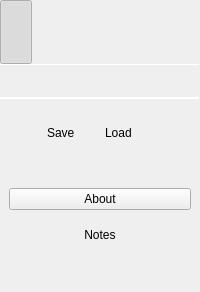
     <widget class="adiscope::MenuAnim" name="menu" native="true">
      <property name="sizePolicy">
       <sizepolicy hsizetype="Preferred" vsizetype="Preferred">
        <horstretch>0</horstretch>
        <verstretch>0</verstretch>
       </sizepolicy>
      </property>
      <property name="minimumSize">
       <size>
        <width>64</width>
        <height>0</height>
       </size>
      </property>
      <property name="styleSheet">
       <string notr="true"/>
      </property>
      <layout class="QVBoxLayout" name="verticalLayout">
       <property name="spacing">
        <number>0</number>
       </property>
       <property name="leftMargin">
        <number>0</number>
       </property>
       <property name="topMargin">
        <number>0</number>
       </property>
       <property name="rightMargin">
        <number>0</number>
       </property>
       <item>
        <widget class="QWidget" name="menuControl" native="true">
         <property name="autoFillBackground">
          <bool>false</bool>
         </property>
         <property name="tool_launcher_custom_widget" stdset="0">
          <bool>true</bool>
         </property>
         <layout class="QHBoxLayout" name="horizontalLayout_8">
          <property name="spacing">
           <number>15</number>
          </property>
          <property name="leftMargin">
           <number>0</number>
          </property>
          <property name="topMargin">
           <number>0</number>
          </property>
          <property name="rightMargin">
           <number>0</number>
          </property>
          <property name="bottomMargin">
           <number>0</number>
          </property>
          <item>
           <widget class="QPushButton" name="btnMenu">
            <property name="minimumSize">
             <size>
              <width>32</width>
              <height>64</height>
             </size>
            </property>
            <property name="maximumSize">
             <size>
              <width>32</width>
              <height>64</height>
             </size>
            </property>
            <property name="text">
             <string/>
            </property>
            <property name="iconSize">
             <size>
              <width>32</width>
              <height>32</height>
             </size>
            </property>
            <property name="checkable">
             <bool>true</bool>
            </property>
            <property name="checked">
             <bool>true</bool>
            </property>
            <property name="flat">
             <bool>true</bool>
            </property>
            <property name="tool_launcher_custom_widget" stdset="0">
             <bool>true</bool>
            </property>
            <property name="menu_icon" stdset="0">
             <bool>true</bool>
            </property>
           </widget>
          </item>
          <item>
           <widget class="QWidget" name="widget_2" native="true">
            <property name="sizePolicy">
             <sizepolicy hsizetype="Minimum" vsizetype="Fixed">
              <horstretch>0</horstretch>
              <verstretch>0</verstretch>
             </sizepolicy>
            </property>
            <property name="minimumSize">
             <size>
              <width>0</width>
              <height>0</height>
             </size>
            </property>
            <property name="maximumSize">
             <size>
              <width>16777215</width>
              <height>64</height>
             </size>
            </property>
            <property name="scopy_logo" stdset="0">
             <bool>true</bool>
            </property>
           </widget>
          </item>
          <item>
           <spacer name="horizontalSpacer_3">
            <property name="orientation">
             <enum>Qt::Horizontal</enum>
            </property>
            <property name="sizeType">
             <enum>QSizePolicy::Fixed</enum>
            </property>
            <property name="sizeHint" stdset="0">
             <size>
              <width>32</width>
              <height>20</height>
             </size>
            </property>
           </spacer>
          </item>
         </layout>
        </widget>
       </item>
       <item>
        <widget class="Line" name="line_3">
         <property name="minimumSize">
          <size>
           <width>0</width>
           <height>1</height>
          </size>
         </property>
         <property name="maximumSize">
          <size>
           <width>16777215</width>
           <height>1</height>
          </size>
         </property>
         <property name="frameShadow">
          <enum>QFrame::Sunken</enum>
         </property>
         <property name="lineWidth">
          <number>1</number>
         </property>
         <property name="orientation">
          <enum>Qt::Horizontal</enum>
         </property>
         <property name="line_separator" stdset="0">
          <bool>true</bool>
         </property>
        </widget>
       </item>
       <item>
        <widget class="QWidget" name="home" native="true">
         <property name="maximumSize">
          <size>
           <width>16777215</width>
           <height>16777215</height>
          </size>
         </property>
         <property name="tool_launcher_custom_widget" stdset="0">
          <bool>true</bool>
         </property>
         <layout class="QHBoxLayout" name="horizontalLayout_7">
          <property name="spacing">
           <number>2</number>
          </property>
          <property name="leftMargin">
           <number>6</number>
          </property>
          <property name="topMargin">
           <number>0</number>
          </property>
          <property name="rightMargin">
           <number>2</number>
          </property>
          <property name="bottomMargin">
           <number>0</number>
          </property>
          <item>
           <widget class="QPushButton" name="btnHome">
            <property name="sizePolicy">
             <sizepolicy hsizetype="Minimum" vsizetype="Minimum">
              <horstretch>0</horstretch>
              <verstretch>0</verstretch>
             </sizepolicy>
            </property>
            <property name="minimumSize">
             <size>
              <width>32</width>
              <height>32</height>
             </size>
            </property>
            <property name="maximumSize">
             <size>
              <width>16777215</width>
              <height>16777215</height>
             </size>
            </property>
            <property name="iconSize">
             <size>
              <width>32</width>
              <height>32</height>
             </size>
            </property>
            <property name="checkable">
             <bool>true</bool>
            </property>
            <property name="flat">
             <bool>true</bool>
            </property>
            <property name="tool_launcher_custom_widget" stdset="0">
             <bool>true</bool>
            </property>
            <attribute name="buttonGroup">
             <string notr="true">buttonGroup_2</string>
            </attribute>
           </widget>
          </item>
          <item>
           <spacer name="horizontalSpacer">
            <property name="orientation">
             <enum>Qt::Horizontal</enum>
            </property>
            <property name="sizeType">
             <enum>QSizePolicy::Fixed</enum>
            </property>
            <property name="sizeHint" stdset="0">
             <size>
              <width>32</width>
              <height>0</height>
             </size>
            </property>
           </spacer>
          </item>
         </layout>
        </widget>
       </item>
       <item>
        <widget class="Line" name="line_2">
         <property name="minimumSize">
          <size>
           <width>0</width>
           <height>1</height>
          </size>
         </property>
         <property name="maximumSize">
          <size>
           <width>16777215</width>
           <height>1</height>
          </size>
         </property>
         <property name="frameShadow">
          <enum>QFrame::Sunken</enum>
         </property>
         <property name="orientation">
          <enum>Qt::Horizontal</enum>
         </property>
         <property name="line_separator" stdset="0">
          <bool>true</bool>
         </property>
        </widget>
       </item>
       <item>
        <widget class="QWidget" name="menuContainer" native="true">
         <layout class="QVBoxLayout" name="menuContainerLayout">
          <property name="spacing">
           <number>0</number>
          </property>
          <property name="leftMargin">
           <number>0</number>
          </property>
          <property name="topMargin">
           <number>0</number>
          </property>
          <property name="rightMargin">
           <number>0</number>
          </property>
          <property name="bottomMargin">
           <number>0</number>
          </property>
         </layout>
        </widget>
       </item>
       <item>
        <widget class="Line" name="line">
         <property name="minimumSize">
          <size>
           <width>0</width>
           <height>1</height>
          </size>
         </property>
         <property name="maximumSize">
          <size>
           <width>16777215</width>
           <height>1</height>
          </size>
         </property>
         <property name="frameShadow">
          <enum>QFrame::Sunken</enum>
         </property>
         <property name="orientation">
          <enum>Qt::Horizontal</enum>
         </property>
         <property name="line_separator" stdset="0">
          <bool>true</bool>
         </property>
        </widget>
       </item>
       <item>
        <spacer name="horizontalSpacer_10">
         <property name="orientation">
          <enum>Qt::Horizontal</enum>
         </property>
         <property name="sizeType">
          <enum>QSizePolicy::Fixed</enum>
         </property>
         <property name="sizeHint" stdset="0">
          <size>
           <width>200</width>
           <height>20</height>
          </size>
         </property>
        </spacer>
       </item>
       <item>
        <widget class="QWidget" name="saveLoadWidget" native="true">
         <property name="maximumSize">
          <size>
           <width>200</width>
           <height>16777215</height>
          </size>
         </property>
         <layout class="QVBoxLayout" name="verticalLayout_5">
          <property name="spacing">
           <number>0</number>
          </property>
          <property name="leftMargin">
           <number>0</number>
          </property>
          <property name="topMargin">
           <number>0</number>
          </property>
          <property name="rightMargin">
           <number>0</number>
          </property>
          <property name="bottomMargin">
           <number>0</number>
          </property>
          <item>
           <layout class="QHBoxLayout" name="horizontalLayout_4">
            <property name="spacing">
             <number>2</number>
            </property>
            <property name="leftMargin">
             <number>10</number>
            </property>
            <property name="rightMargin">
             <number>10</number>
            </property>
            <item>
             <widget class="QWidget" name="Save" native="true">
              <property name="enabled">
               <bool>true</bool>
              </property>
              <property name="maximumSize">
               <size>
                <width>16777215</width>
                <height>16777215</height>
               </size>
              </property>
              <property name="tool_launcher_custom_widget" stdset="0">
               <bool>true</bool>
              </property>
              <layout class="QHBoxLayout" name="horizontalLayout_5">
               <property name="spacing">
                <number>4</number>
               </property>
               <property name="leftMargin">
                <number>0</number>
               </property>
               <property name="topMargin">
                <number>3</number>
               </property>
               <property name="rightMargin">
                <number>0</number>
               </property>
               <property name="bottomMargin">
                <number>3</number>
               </property>
               <item>
                <spacer name="horizontalSpacer_12">
                 <property name="orientation">
                  <enum>Qt::Horizontal</enum>
                 </property>
                 <property name="sizeType">
                  <enum>QSizePolicy::Preferred</enum>
                 </property>
                 <property name="sizeHint" stdset="0">
                  <size>
                   <width>40</width>
                   <height>20</height>
                  </size>
                 </property>
                </spacer>
               </item>
               <item>
                <widget class="QPushButton" name="saveBtn">
                 <property name="enabled">
                  <bool>true</bool>
                 </property>
                 <property name="sizePolicy">
                  <sizepolicy hsizetype="Preferred" vsizetype="Preferred">
                   <horstretch>0</horstretch>
                   <verstretch>0</verstretch>
                  </sizepolicy>
                 </property>
                 <property name="maximumSize">
                  <size>
                   <width>20</width>
                   <height>16777215</height>
                  </size>
                 </property>
                 <property name="styleSheet">
                  <string notr="true"/>
                 </property>
                 <property name="text">
                  <string/>
                 </property>
                 <property name="flat">
                  <bool>true</bool>
                 </property>
                 <property name="save_logo" stdset="0">
                  <bool>true</bool>
                 </property>
                </widget>
               </item>
               <item>
                <widget class="QLabel" name="saveLbl">
                 <property name="sizePolicy">
                  <sizepolicy hsizetype="Fixed" vsizetype="Preferred">
                   <horstretch>0</horstretch>
                   <verstretch>0</verstretch>
                  </sizepolicy>
                 </property>
                 <property name="maximumSize">
                  <size>
                   <width>16777215</width>
                   <height>16777215</height>
                  </size>
                 </property>
                 <property name="text">
                  <string>Save</string>
                 </property>
                </widget>
               </item>
               <item>
                <spacer name="horizontalSpacer_6">
                 <property name="orientation">
                  <enum>Qt::Horizontal</enum>
                 </property>
                 <property name="sizeType">
                  <enum>QSizePolicy::Preferred</enum>
                 </property>
                 <property name="sizeHint" stdset="0">
                  <size>
                   <width>40</width>
                   <height>20</height>
                  </size>
                 </property>
                </spacer>
               </item>
              </layout>
             </widget>
            </item>
            <item>
             <widget class="QWidget" name="Load" native="true">
              <property name="enabled">
               <bool>true</bool>
              </property>
              <property name="maximumSize">
               <size>
                <width>16777215</width>
                <height>16777215</height>
               </size>
              </property>
              <property name="tool_launcher_custom_widget" stdset="0">
               <bool>true</bool>
              </property>
              <layout class="QHBoxLayout" name="horizontalLayout_6">
               <property name="spacing">
                <number>4</number>
               </property>
               <property name="leftMargin">
                <number>0</number>
               </property>
               <property name="topMargin">
                <number>3</number>
               </property>
               <property name="rightMargin">
                <number>0</number>
               </property>
               <property name="bottomMargin">
                <number>3</number>
               </property>
               <item>
                <spacer name="horizontalSpacer_11">
                 <property name="orientation">
                  <enum>Qt::Horizontal</enum>
                 </property>
                 <property name="sizeType">
                  <enum>QSizePolicy::Preferred</enum>
                 </property>
                 <property name="sizeHint" stdset="0">
                  <size>
                   <width>40</width>
                   <height>20</height>
                  </size>
                 </property>
                </spacer>
               </item>
               <item>
                <widget class="QLabel" name="loadLbl">
                 <property name="sizePolicy">
                  <sizepolicy hsizetype="Fixed" vsizetype="Preferred">
                   <horstretch>0</horstretch>
                   <verstretch>0</verstretch>
                  </sizepolicy>
                 </property>
                 <property name="maximumSize">
                  <size>
                   <width>16777215</width>
                   <height>16777215</height>
                  </size>
                 </property>
                 <property name="text">
                  <string>Load</string>
                 </property>
                </widget>
               </item>
               <item>
                <widget class="QPushButton" name="loadBtn">
                 <property name="sizePolicy">
                  <sizepolicy hsizetype="Preferred" vsizetype="Preferred">
                   <horstretch>0</horstretch>
                   <verstretch>0</verstretch>
                  </sizepolicy>
                 </property>
                 <property name="minimumSize">
                  <size>
                   <width>0</width>
                   <height>0</height>
                  </size>
                 </property>
                 <property name="maximumSize">
                  <size>
                   <width>16777215</width>
                   <height>12312313</height>
                  </size>
                 </property>
                 <property name="styleSheet">
                  <string notr="true"/>
                 </property>
                 <property name="text">
                  <string/>
                 </property>
                 <property name="flat">
                  <bool>true</bool>
                 </property>
                 <property name="load_logo" stdset="0">
                  <bool>true</bool>
                 </property>
                </widget>
               </item>
               <item>
                <spacer name="horizontalSpacer_8">
                 <property name="orientation">
                  <enum>Qt::Horizontal</enum>
                 </property>
                 <property name="sizeType">
                  <enum>QSizePolicy::Preferred</enum>
                 </property>
                 <property name="sizeHint" stdset="0">
                  <size>
                   <width>40</width>
                   <height>20</height>
                  </size>
                 </property>
                </spacer>
               </item>
              </layout>
             </widget>
            </item>
           </layout>
          </item>
         </layout>
         <zorder></zorder>
        </widget>
       </item>
       <item>
        <widget class="QWidget" name="preference" native="true">
         <property name="minimumSize">
          <size>
           <width>0</width>
           <height>0</height>
          </size>
         </property>
         <property name="maximumSize">
          <size>
           <width>200</width>
           <height>16777215</height>
          </size>
         </property>
         <property name="tool_launcher_custom_widget" stdset="0">
          <bool>true</bool>
         </property>
         <layout class="QHBoxLayout" name="horizontalLayout_9">
          <property name="spacing">
           <number>0</number>
          </property>
          <property name="leftMargin">
           <number>0</number>
          </property>
          <property name="topMargin">
           <number>0</number>
          </property>
          <property name="rightMargin">
           <number>0</number>
          </property>
          <property name="bottomMargin">
           <number>0</number>
          </property>
          <item>
           <layout class="QHBoxLayout" name="horizontalLayout_2">
            <property name="leftMargin">
             <number>10</number>
            </property>
            <property name="topMargin">
             <number>0</number>
            </property>
            <property name="rightMargin">
             <number>10</number>
            </property>
            <item>
             <spacer name="horizontalSpacer_13">
              <property name="orientation">
               <enum>Qt::Horizontal</enum>
              </property>
              <property name="sizeType">
               <enum>QSizePolicy::Preferred</enum>
              </property>
              <property name="sizeHint" stdset="0">
               <size>
                <width>25</width>
                <height>20</height>
               </size>
              </property>
             </spacer>
            </item>
            <item>
             <widget class="QPushButton" name="prefBtn">
              <property name="sizePolicy">
               <sizepolicy hsizetype="Minimum" vsizetype="Minimum">
                <horstretch>0</horstretch>
                <verstretch>0</verstretch>
               </sizepolicy>
              </property>
              <property name="minimumSize">
               <size>
                <width>32</width>
                <height>32</height>
               </size>
              </property>
              <property name="maximumSize">
               <size>
                <width>16777215</width>
                <height>16777215</height>
               </size>
              </property>
              <property name="iconSize">
               <size>
                <width>64</width>
                <height>32</height>
               </size>
              </property>
              <property name="checkable">
               <bool>true</bool>
              </property>
              <property name="flat">
               <bool>true</bool>
              </property>
              <property name="tool_launcher_custom_widget" stdset="0">
               <bool>true</bool>
              </property>
              <property name="preferences_icon" stdset="0">
               <bool>true</bool>
              </property>
              <attribute name="buttonGroup">
               <string notr="true">buttonGroup_2</string>
              </attribute>
             </widget>
            </item>
            <item>
             <spacer name="horizontalSpacer_9">
              <property name="orientation">
               <enum>Qt::Horizontal</enum>
              </property>
              <property name="sizeType">
               <enum>QSizePolicy::Preferred</enum>
              </property>
              <property name="sizeHint" stdset="0">
               <size>
                <width>25</width>
                <height>20</height>
               </size>
              </property>
             </spacer>
            </item>
           </layout>
          </item>
         </layout>
        </widget>
       </item>
       <item>
        <widget class="QWidget" name="aboutWidget" native="true">
         <property name="maximumSize">
          <size>
           <width>200</width>
           <height>16777215</height>
          </size>
         </property>
         <property name="tool_launcher_custom_widget" stdset="0">
          <bool>true</bool>
         </property>
         <layout class="QHBoxLayout" name="horizontalLayout_12">
          <item>
           <widget class="QPushButton" name="btnAbout">
            <property name="styleSheet">
             <string notr="true">text-align:center</string>
            </property>
            <property name="text">
             <string>About</string>
            </property>
            <property name="tool_launcher_custom_widget" stdset="0">
             <bool>true</bool>
            </property>
           </widget>
          </item>
         </layout>
        </widget>
       </item>
       <item>
        <widget class="QWidget" name="notes" native="true">
         <property name="minimumSize">
          <size>
           <width>0</width>
           <height>0</height>
          </size>
         </property>
         <property name="maximumSize">
          <size>
           <width>200</width>
           <height>16777215</height>
          </size>
         </property>
         <property name="tool_launcher_custom_widget" stdset="0">
          <bool>true</bool>
         </property>
         <layout class="QHBoxLayout" name="horizontalLayout_11">
          <property name="spacing">
           <number>0</number>
          </property>
          <property name="leftMargin">
           <number>0</number>
          </property>
          <property name="topMargin">
           <number>0</number>
          </property>
          <property name="rightMargin">
           <number>0</number>
          </property>
          <property name="bottomMargin">
           <number>0</number>
          </property>
          <item>
           <layout class="QHBoxLayout" name="horizontalLayout_10">
            <property name="leftMargin">
             <number>10</number>
            </property>
            <property name="topMargin">
             <number>0</number>
            </property>
            <property name="rightMargin">
             <number>10</number>
            </property>
            <item>
             <spacer name="horizontalSpacer_14">
              <property name="orientation">
               <enum>Qt::Horizontal</enum>
              </property>
              <property name="sizeHint" stdset="0">
               <size>
                <width>0</width>
                <height>0</height>
               </size>
              </property>
             </spacer>
            </item>
            <item>
             <widget class="QPushButton" name="btnNotes">
              <property name="sizePolicy">
               <sizepolicy hsizetype="Minimum" vsizetype="Minimum">
                <horstretch>0</horstretch>
                <verstretch>0</verstretch>
               </sizepolicy>
              </property>
              <property name="minimumSize">
               <size>
                <width>32</width>
                <height>32</height>
               </size>
              </property>
              <property name="text">
               <string>Notes</string>
              </property>
              <property name="checkable">
               <bool>true</bool>
              </property>
              <property name="flat">
               <bool>true</bool>
              </property>
              <property name="tool_launcher_custom_widget" stdset="0">
               <bool>true</bool>
              </property>
              <attribute name="buttonGroup">
               <string notr="true">buttonGroup_2</string>
              </attribute>
             </widget>
            </item>
            <item>
             <spacer name="horizontalSpacer_15">
              <property name="orientation">
               <enum>Qt::Horizontal</enum>
              </property>
              <property name="sizeHint" stdset="0">
               <size>
                <width>0</width>
                <height>0</height>
               </size>
              </property>
             </spacer>
            </item>
           </layout>
          </item>
         </layout>
        </widget>
       </item>
       <item>
        <layout class="QHBoxLayout" name="analogLogo">
         <property name="spacing">
          <number>0</number>
         </property>
         <item>
          <widget class="QWidget" name="logo" native="true">
           <property name="enabled">
            <bool>false</bool>
           </property>
           <property name="sizePolicy">
            <sizepolicy hsizetype="Minimum" vsizetype="Minimum">
             <horstretch>0</horstretch>
             <verstretch>0</verstretch>
            </sizepolicy>
           </property>
           <property name="minimumSize">
            <size>
             <width>32</width>
             <height>30</height>
            </size>
           </property>
           <property name="maximumSize">
            <size>
             <width>104</width>
             <height>30</height>
            </size>
           </property>
           <property name="adi_logo" stdset="0">
            <bool>true</bool>
           </property>
          </widget>
         </item>
         <item>
          <spacer name="horizontalSpacer_4">
           <property name="orientation">
            <enum>Qt::Horizontal</enum>
           </property>
           <property name="sizeType">
            <enum>QSizePolicy::Fixed</enum>
           </property>
           <property name="sizeHint" stdset="0">
            <size>
             <width>32</width>
             <height>0</height>
            </size>
           </property>
          </spacer>
         </item>
        </layout>
       </item>
      </layout>
     </widget>
